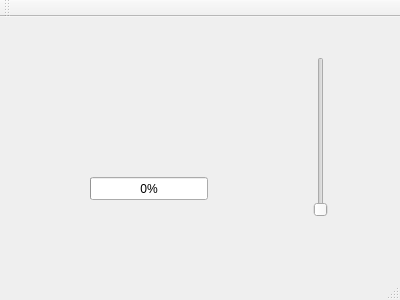
<?xml version="1.0" encoding="UTF-8"?>
<ui version="4.0">
 <class>MainWindow</class>
 <widget class="QMainWindow" name="MainWindow">
  <property name="geometry">
   <rect>
    <x>0</x>
    <y>0</y>
    <width>400</width>
    <height>300</height>
   </rect>
  </property>
  <property name="windowTitle">
   <string>MainWindow</string>
  </property>
  <widget class="QWidget" name="centralWidget">
   <widget class="QProgressBar" name="progressBar">
    <property name="geometry">
     <rect>
      <x>90</x>
      <y>160</y>
      <width>118</width>
      <height>23</height>
     </rect>
    </property>
    <property name="maximum">
     <number>99</number>
    </property>
    <property name="value">
     <number>0</number>
    </property>
   </widget>
   <widget class="QSlider" name="verticalSlider">
    <property name="geometry">
     <rect>
      <x>310</x>
      <y>40</y>
      <width>22</width>
      <height>160</height>
     </rect>
    </property>
    <property name="orientation">
     <enum>Qt::Vertical</enum>
    </property>
   </widget>
  </widget>
  <widget class="QMenuBar" name="menuBar">
   <property name="geometry">
    <rect>
     <x>0</x>
     <y>0</y>
     <width>400</width>
     <height>21</height>
    </rect>
   </property>
  </widget>
  <widget class="QToolBar" name="mainToolBar">
   <attribute name="toolBarArea">
    <enum>TopToolBarArea</enum>
   </attribute>
   <attribute name="toolBarBreak">
    <bool>false</bool>
   </attribute>
  </widget>
  <widget class="QStatusBar" name="statusBar"/>
 </widget>
 <layoutdefault spacing="6" margin="11"/>
 <resources/>
 <connections/>
</ui>
